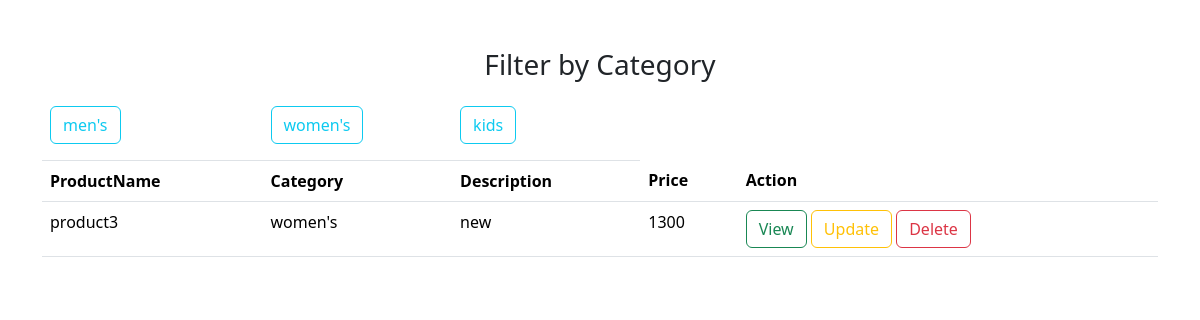
Screenshot of /product/2/category/ with the database file from the repository.
### store/models.py (models this page shows, shortened)
class Category(models.Model):
    category_name=models.CharField(max_length=200)
    def __str__(self):
        return self.category_name

class Product(models.Model):
    product_name=models.CharField(max_length=200)
    category_name=models.ForeignKey(Category,on_delete=models.CASCADE)
    description=models.CharField(max_length=200)
    price=models.CharField(max_length=200)

### store/views.py (the view)
# urls.py: path("product/<int:pk>/category/",views.CategoryFilterView.as_view(),name="category-filter"),
class CategoryFilterView(View):
    def get(self,request,*args,**kwargs):
        id=kwargs.get("pk")
        category=Category.objects.get(id=id)
        qs=Product.objects.filter(category_name=category)
        all_category=Category.objects.all()
        return render(request,"category_filter.html",{"data":qs,"category":all_category})

### store/templates/category_filter.html (shortened to what this page needs)
<!DOCTYPE html>
<html lang="en">
<head>
<link href="https://cdn.jsdelivr.net/npm/bootstrap@5.3.3/dist/css/bootstrap.min.css" rel="stylesheet">
</head>
<body>
    <div class="container mt-5 ">
        <table class="table">
            <h3 class="text-center mb-2">Filter by Category</h3>
            <tr>
                {%for c in category%}
                <td><a href="{%url 'category-filter' c.id%}" class="btn btn-outline-info mt-2 mb-2">{{c.category_name}}
                </a></td>
                {%endfor%}
            </tr>
            <tr>
                <th>ProductName</th>
            <th>Category</th>
            <th>Description</th>
            <th>Price</th>
            <th>Action</th>
            </tr>
            <tr>
                {%for p in data%}
                <td>{{p.product_name}}</td>
                <td>{{p.category_name}}</td>
                <td>{{p.description}}</td>
                <td>{{p.price}}</td>
                <td>
                    <a href="{%url 'product-detail' p.id%}" class="btn btn-outline-success">View</a>
                    <a href="{%url 'product-edit' p.id%}" class="btn btn-outline-warning">Update</a>
                    <a href="{%url 'product-delete' p.id%}" class="btn btn-outline-danger">Delete</a>
                </td>
            </tr>
            {%endfor%}
        </table>
    </div>
</body>
</html>

### rows the page displays
Category: category_name "men's"
Category: category_name "women's"
Category: category_name "kids"
Product: product_name "product3", category_name "women's", description "new", price "1300"
